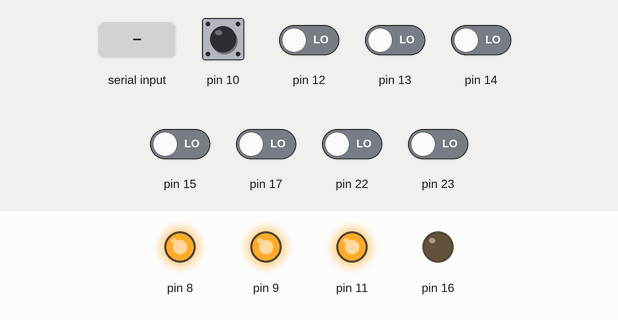
Bench run of a sketch on a simulated Arduino Uno, built with avr-gcc and run on an emulated ATmega328P. Shown: output pins drawn as LEDs (lit = HIGH). The inputs (shaded band) are chosen by the test bench; at power-on: pin 10 HIGH, pin 12–15, pin 17, pin 22, pin 23 LOW. What the sketch prints to the serial monitor is not drawn.

Above: at 1.2 s.
1.3 s: byte 30 received over Serial
2.8 s: byte 120 received over Serial
Timing chart, 0 to 5.8 s (numbered marks = the images above; inputs shaded):
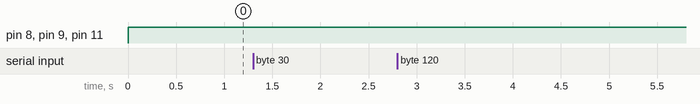

The sketch:

code.ino
```cpp
// Unterste 4 bits immer send, oberste receive
// Port C0-3: empfangen (Arduino A0-A3)
// Port B0-3: senden   (Arduino D8-D11)

uint8_t read_channel() {
  uint8_t send_bits = PINB & 0xF;
  uint8_t receive_bits = PINC & 0xF;

  return send_bits | (receive_bits << 4);
}

void set_channel_split(uint8_t send_bits, uint8_t receive_bits) {
  PORTB = send_bits & 0xF;
  PORTC = receive_bits & 0xF;
}

void set_channel(uint8_t value) {
  uint8_t send_bits = value & 0xF;
  uint8_t receive_bits = value << 4;

  PORTC = receive_bits;
  PORTB  = send_bits;
}

void setup() {
  // Receive
  DDRC = 0b0100;
  // Send
  DDRB = 0b1011;


  Serial.begin(9600);

}

static volatile unsigned char i = 0;

void loop() {
  // Read the channel state and send it to serial.
  uint8_t current_channel_state = read_channel();
  Serial.write(current_channel_state);

  // Read the requested channel state from serial and set it.
  uint8_t requested_channel_state = Serial.read();
  set_channel(requested_channel_state);
}
```
